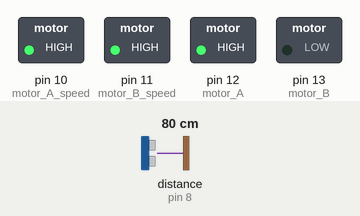
A sketch run on a simulated Arduino Uno, built with avr-gcc and run on an emulated ATmega328P. On the bench: switched loads named in the sketch (green lamp = pin HIGH). Wiring (inferred from the names in the program): ultrasonic range finder: trigger pin 7; echo pin 8. Dashed ring = blinking. The inputs (shaded band) are chosen by the test bench; at power-on: distance to the obstacle (sensor on pin 8) 80 cm. The echo pulse lasts 58.3 µs per cm; pins used as bus, display or sensor lines are not drawn; what the sketch prints to the serial monitor is not drawn.

Above: at 2.8 s.
2.9 s: distance to the obstacle (sensor on pin 8) set to 7 cm
6.4 s: distance to the obstacle (sensor on pin 8) set to 4 cm
At 7.8 s:
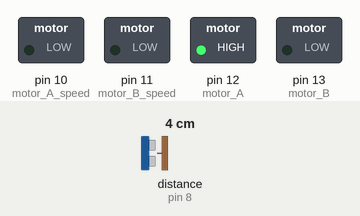
At 8.8 s:
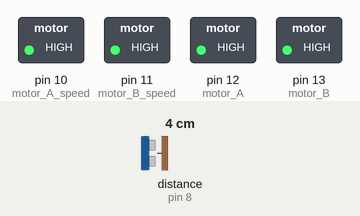
Timing chart, 0 to 10.3 s (numbered marks = the images above; inputs shaded):
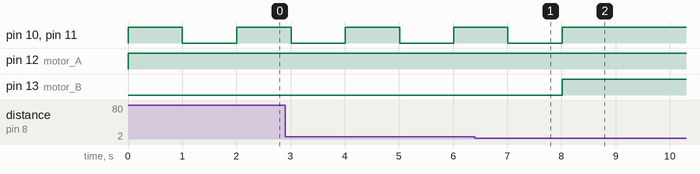

The sketch:

avoid.ino
```cpp
// Lesson 03 Sensors - Avoid Obstacles
// www.smarsfan.com/play/lessons/lesson_03_sensors

// set Motor A to Arduino Pins
int motor_A = 12;
int motor_B = 13;

// set the Motor Speed using the Arduino Pins
int motor_A_speed = 10;
int motor_B_speed = 11;

// set the time between motor on and motor off
int wait_in_milliseconds = 1000;

// set the Rangefinder pins
#define echoPin 8
#define trigPin 7

// set the variables for ping duration and measured distance
long duration;
int distance;

// this code runs once at the start
void setup() {

  // setup the Pin modes for the range finder
  pinMode(trigPin, OUTPUT);
  pinMode(echoPin, INPUT);

  // this sets the speed of communication between the computer and Arduino,
  // used when uploading your code
  Serial.begin(9600);

  Serial.println("SMARS OS v1.0");
  // set the Arduino pin to OUTPUT mode
  pinMode(motor_A, OUTPUT);
  pinMode(motor_B, OUTPUT);
}

// Sends out a ping and measures the distance, and returns it
int ping(){

  // Clears the trigPin condition
  digitalWrite(trigPin, LOW);
  delayMicroseconds(2);

  // Sets the trigPin HIGH (ACTIVE) for 10 microseconds
  digitalWrite(trigPin, HIGH);
  delayMicroseconds(10);
  digitalWrite(trigPin, LOW);

  // Reads the echoPin, returns the sound wave travel time in microseconds
  duration = pulseIn(echoPin, HIGH);

  // calculate the distance
  distance = duration * 0.034 / 2;
  return distance;
}

// move forward
void forward() {

  // set the direction to forward
  digitalWrite(motor_A, HIGH);
  digitalWrite(motor_B, LOW);

  // set to full speed
  analogWrite(motor_A_speed, 255);
  analogWrite(motor_B_speed, 255);

  // wait
  delay(wait_in_milliseconds);

  // stop
  analogWrite(motor_A_speed, 0);
  analogWrite(motor_B_speed, 0);
}

// move backward
void backward() {

  // set the direction to backward
  digitalWrite(motor_A, LOW);
  digitalWrite(motor_B, HIGH);

  // set to full speed
  analogWrite(motor_A_speed, 255);
  analogWrite(motor_B_speed, 255);

  // wait
  delay(wait_in_milliseconds);

  // stop
  analogWrite(motor_A_speed, 0);
  analogWrite(motor_B_speed, 0);
}

// turn left
void turnLeft() {

  // set the direction to backward
  digitalWrite(motor_A, HIGH);
  digitalWrite(motor_B, HIGH);

  // set to full speed
  analogWrite(motor_A_speed, 255);
  analogWrite(motor_B_speed, 255);

  // wait
  delay(wait_in_milliseconds);

  // stop
  analogWrite(motor_A_speed, 0);
  analogWrite(motor_B_speed, 0);
}

// turn right
void turnRight() {

  // set the direction to backward
  digitalWrite(motor_A, LOW);
  digitalWrite(motor_B, LOW);

  // set to full speed
  analogWrite(motor_A_speed, 255);
  analogWrite(motor_B_speed, 255);

  // wait
  delay(wait_in_milliseconds);

  // stop
  analogWrite(motor_A_speed, 0);
  analogWrite(motor_B_speed, 0);
}

// the main program loop
void loop(){
  while (true) {

   int dist = ping();
   if (dist < 5) {
     turnLeft();
   }
   else {
     forward();
     // wait
    delay(wait_in_milliseconds);
   }

  }
}
```

Measured:
- the behaviour switches between 6 and 5 cm on distance to the obstacle (sensor on pin 8) (found by bisection; images 0 and 1)
- after the input at 6.4 s, pin 10 (motor_A_speed), pin 11 (motor_B_speed): goes on until 8.0 s, then stays HIGH; pin 13 (motor_B): LOW → HIGH after 1.6 s
- by itself, pin 10 (motor_A_speed), pin 11 (motor_B_speed): alternates HIGH for 1.0 s and LOW for 1.0 s
